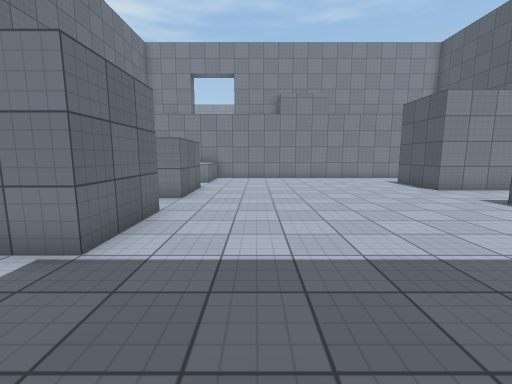
View 1 (above)

16 first-person views from a walk through a Unity game level. The camera is 1.4 m above the floor, tilts 8° down and sees 90° across. The floor is counted in squares, 1 m on a side. Each view is taken from the middle of a square. On the plan, view 1 faces up. The plan holds only what a view shows up to about 13 squares ahead; the rest is blank. The place goes on beyond the plan. The player is left out. Surface patterns are stand-ins for the level's own textures.

View 2
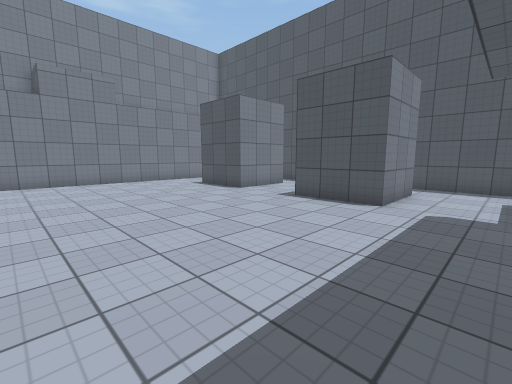

View 3
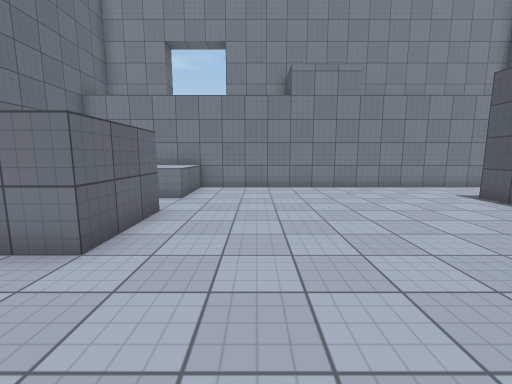

View 4
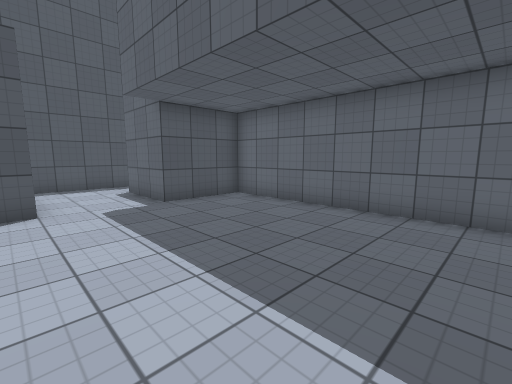

View 5
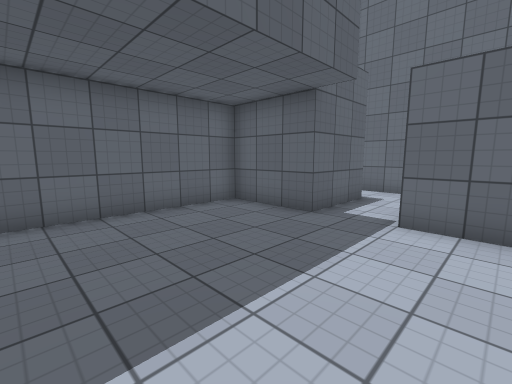

View 6
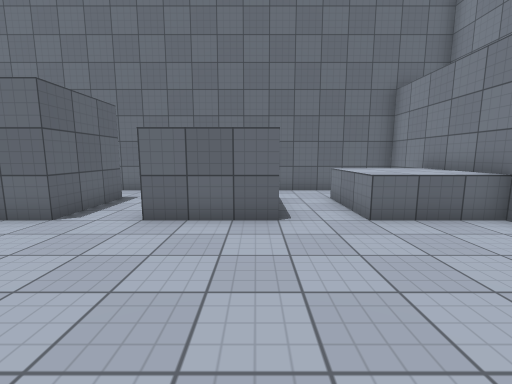

View 7
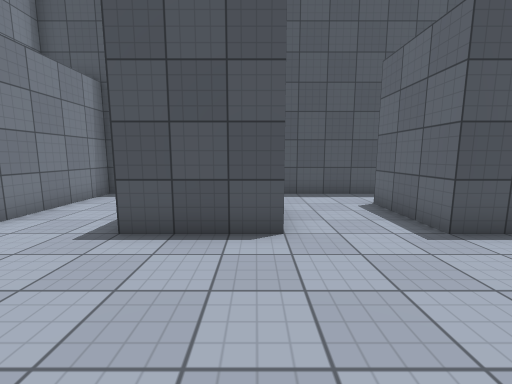

View 8
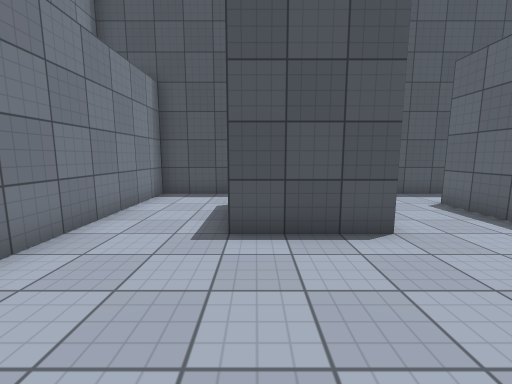

View 9
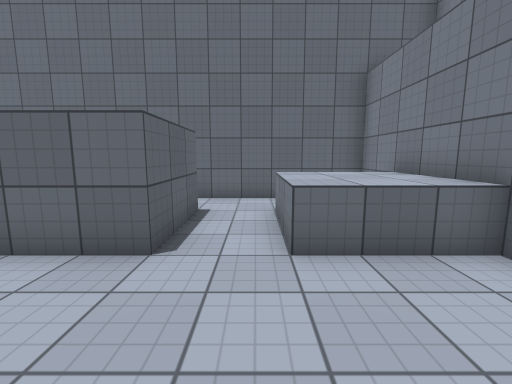

View 10
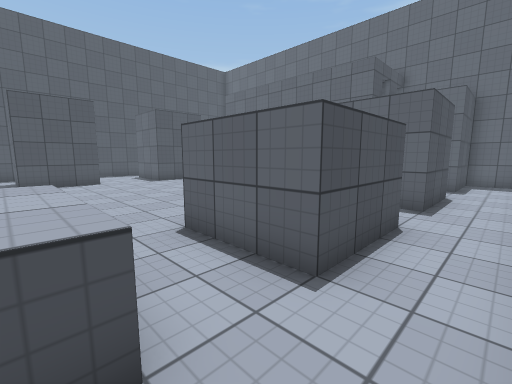

View 11
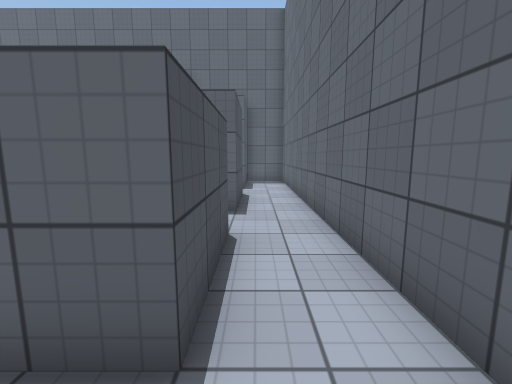

View 12
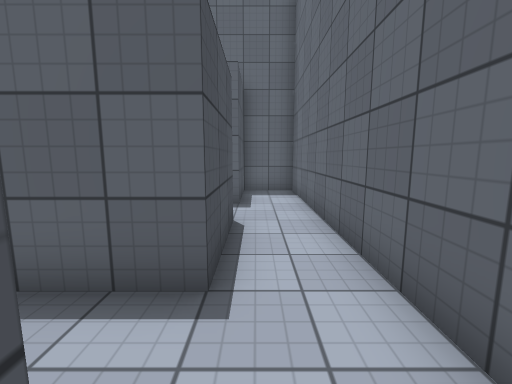

View 13
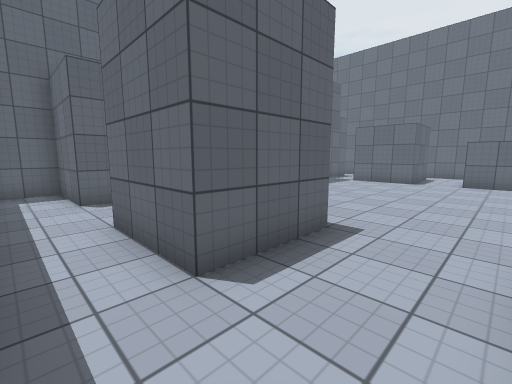

View 14
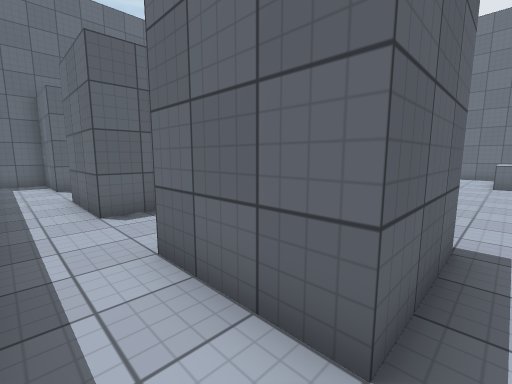

View 15
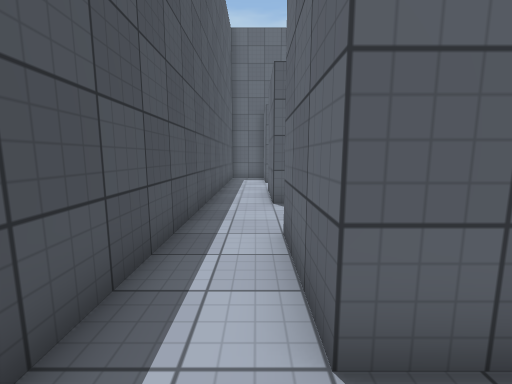

View 16
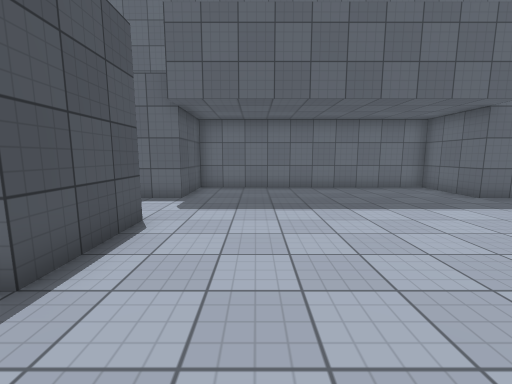

### Floor plan
Points are (right, up) in squares from view 1. A wall is a line through its corners. A room is listed if a view was taken in it or the views show most of it. See-through windows are left out.
Room 1 (views 1, 2, 3, 4, 5, 6, 7, 8, 9, 10, 11, 12, 13, 14, 15, 16)
walls: (7.5, 7.5) (10.5, 7.5) (10.5, 4.5) (7.5, 4.5) (7.5, 7.5); (7.5, 10.5) (7.5, 13.5) (10.5, 13.5) (10.5, 10.5) (7.5, 10.5); (-5.5, 8.4) (-5.5, 11.5) (-2.5, 11.5) (-2.5, 8.5) (-3.6, 8.5); (-5.5, 3.5) (-5.5, 6.5) (-2.5, 6.5) (-2.5, 3.5) (-3.6, 3.5); (12.5, 0.8) (12.5, 16.5) (-7.5, 16.5) (-7.5, -1.5) (-5.5, -1.5) (-5.5, 1.5) (-2.5, 1.5) (-2.5, -1.5) (7.5, -1.5) (7.5, 1.5) (10.5, 1.5) (10.5, -1.5) (12.1, -1.5)
low walls: (-2.5, 16.6) (-2.5, 13.5) (-5.5, 13.5) (-5.5, 14.1)

Positions as (right, up) in squares from view 1, and headings:
1: (0, 0), facing up
2: (0, 2), facing up-right
3: (0, 5), facing up
4: (0, 5), facing down-right
5: (3, 5), facing down-left
6: (3, 11), facing left
7: (3, 11), facing right
8: (3, 13), facing right
9: (1, 13), facing left
10: (-7, 14), facing down-right
11: (-6, 13), facing down
12: (-6, 9), facing down
13: (12, 10), facing down-left
14: (12, 14), facing down-left
15: (11, 15), facing down
16: (5, 10), facing down
